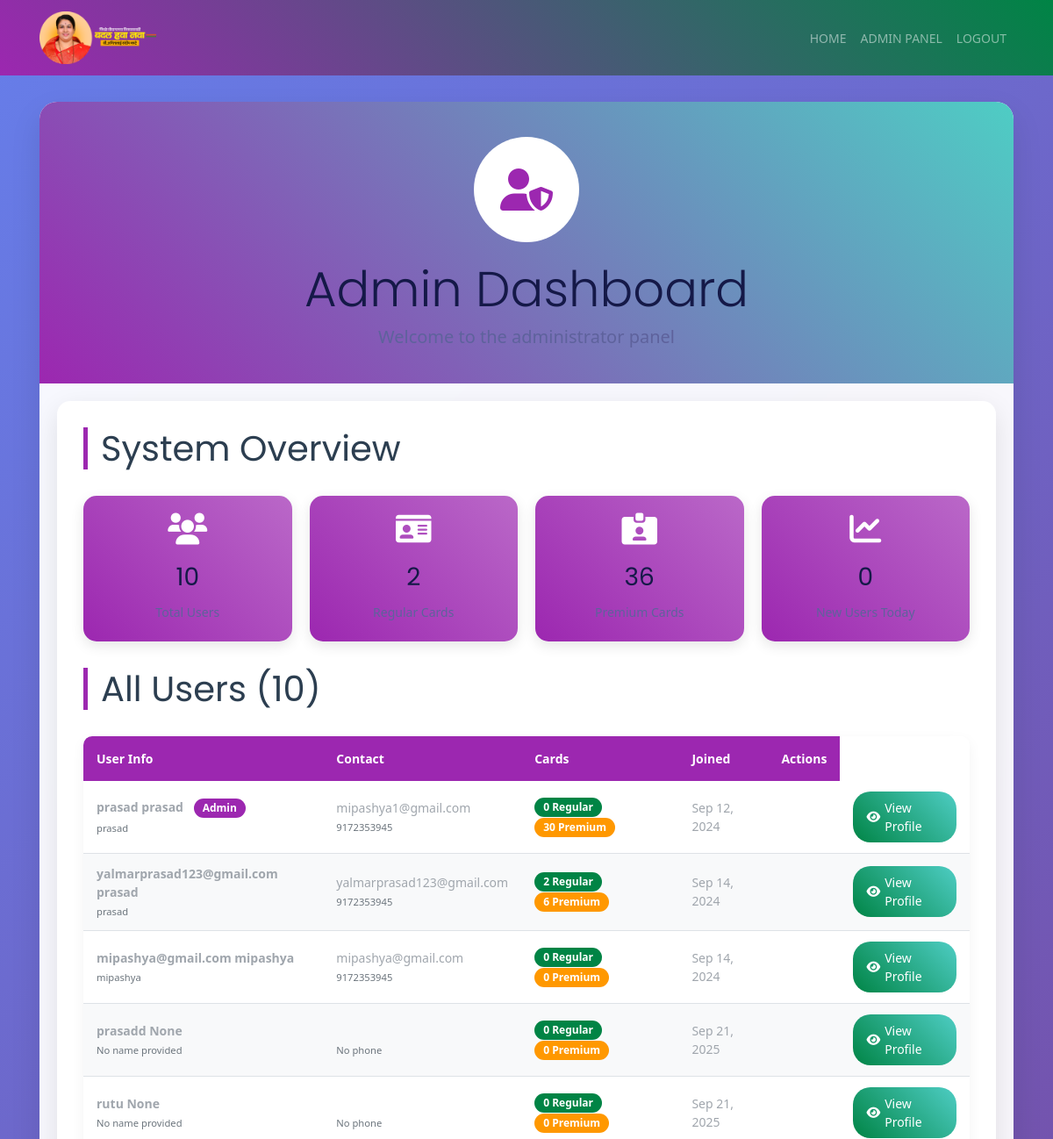
/profile/ (signed in, upper part), run on an earlier commit of the app's database.
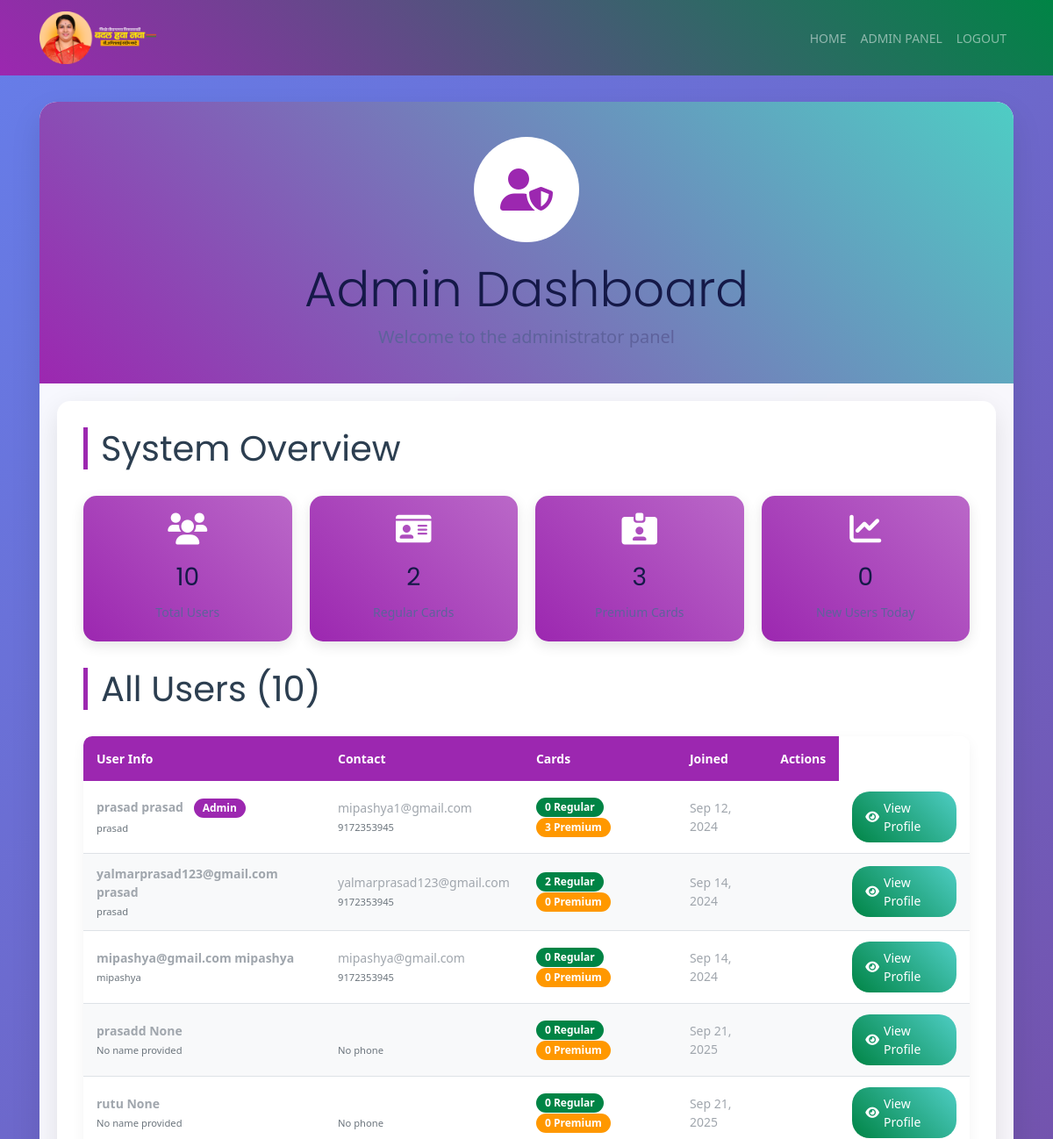
And on a later commit of the database.
### user/models.py (models this page shows)
class User(AbstractUser):
    name = models.CharField(max_length=50, blank=True, null=True)
    phone = models.CharField(max_length=20, blank=True, null=True)
    paid_member = models.BooleanField(default=False)
    is_verified = models.BooleanField(default=True)  # Set to True by default

### home/views.py (the view, shortened to what this page needs)
# urls.py: path('profile/', views.profile, name='profile'),
@login_required(login_url="user:signin")
def profile(request):
    user = request.user
    if user.is_superuser or user.is_staff:
        all_users = User.objects.all()
        users_with_counts = []
        for user_obj in all_users:
            regular_card_count = Detail.objects.filter(created_for=user_obj).count()
            premium_card_count = Detail_Primium.objects.filter(created_for=user_obj).count()
            users_with_counts.append({
                'user': user_obj,
                'regular_card_count': regular_card_count,
                'premium_card_count': premium_card_count
            })
        total_regular_cards = sum(user_data['regular_card_count'] for user_data in users_with_counts)
        total_premium_cards = sum(user_data['premium_card_count'] for user_data in users_with_counts)
        context = {
            "user": user,
            'users_with_counts': users_with_counts,
            'total_regular_cards': total_regular_cards,
            'total_premium_cards': total_premium_cards,
            'new_users_today': User.objects.filter(date_joined__date=timezone.now().date()).count(),
            'is_admin': True
        }
        return render(request, "home/profile.html", context)

### templates/home/profile.html (shortened to what the changed rows need)
{% block content %}
<!DOCTYPE html>
<html lang="en">
<head>
{% load static %}
  <link rel="stylesheet" href="{% static 'css/bootstrap.min.css' %}">
  <link rel="stylesheet" href="{% static 'css/animate.css' %}">
  <link rel="stylesheet" href="{% static 'css/LineIcons.css' %}">
  <link rel="stylesheet" href="{% static 'css/owl.carousel.css' %}">
  <link rel="stylesheet" href="{% static 'css/owl.theme.css' %}">
  <link rel="stylesheet" href="{% static 'css/magnific-popup.css' %}">
  <link rel="stylesheet" href="{% static 'css/nivo-lightbox.css' %}">
  <link rel="stylesheet" href="{% static 'css/main.css' %}">
  <link rel="stylesheet" href="{% static 'css/responsive.css' %}">
  <link rel="stylesheet" href="https://cdnjs.cloudflare.com/ajax/libs/font-awesome/6.0.0/css/all.min.css">
</head>
<body>
  <div class="container">
    <div class="profile-container">
      {% if is_admin %}
        <div class="profile-header">
          <div class="profile-avatar">
            <i class="fas fa-user-shield"></i>
          </div>
          <h2 class="display-4">Admin Dashboard</h2>
          <p class="lead">Welcome to the administrator panel</p>
        </div>
        <div class="admin-dashboard">
          <h3 class="card-section-title">System Overview</h3>
          <div class="admin-stats">
            <div class="stat-card">
              <i class="fas fa-users"></i>
              <h3>{{ users_with_counts|length }}</h3>
              <p>Total Users</p>
            </div>
            <div class="stat-card">
              <i class="fas fa-id-card"></i>
              <h3>{{ total_regular_cards }}</h3>
              <p>Regular Cards</p>
            </div>
            <div class="stat-card">
              <i class="fas fa-id-card-alt"></i>
              <h3>{{ total_premium_cards }}</h3>
              <p>Premium Cards</p>
            </div>
            <div class="stat-card">
              <i class="fas fa-chart-line"></i>
              <h3>{{ new_users_today }}</h3>
              <p>New Users Today</p>
            </div>
          </div>
          <h3 class="card-section-title">All Users ({{ users_with_counts|length }})</h3>
          <div class="user-table-container">
            <table class="user-table">
              <thead>
                <tr>
                  <th>User Info</th>
                  <th>Contact</th>
                  <th>Cards</th>
                  <th>Joined</th>
                  <th>Actions</th>
                </tr>
              </thead>
              <tbody>
                {% for user_data in users_with_counts %}
                  <tr>
                    <td>
                      <strong>{{ user_data.user.username }} {{ user_data.user.name }}</strong>
                      {% if user_data.user.is_superuser %}
                        <span class="badge badge-admin ml-2">Admin</span>
                      {% endif %}
                      <br>
                      <small class="text-muted">{{ user_data.user.name|default:"No name provided" }}</small>
                    </td>
                    <td>
                      {{ user_data.user.email }}<br>
                      <small class="text-muted">{{ user_data.user.phone|default:"No phone" }}</small>
                    </td>
                    <td>
                      <span class="badge badge-primary">{{ user_data.regular_card_count }} Regular</span>
                      <span class="badge badge-premium">{{ user_data.premium_card_count }} Premium</span>
                    </td>
                    <td>{{ user_data.user.date_joined|date:"M d, Y" }}</td>
                    <td>
                     <td>
    <a href="{% url 'admin_user_profile' user_data.user.id %}" class="btn-view-profile">
        <i class="fas fa-eye"></i> View Profile
    </a>
</td>
                    </td>
                  </tr>
                {% endfor %}
              </tbody>
            </table>
          </div>
        </div>
      {% endif %}
    </div>
  </div>
</body>
</html>
{% endblock content %}

What changed in the data, as far as the page shows it:
changed User "mipashya1@gmail.com": premium_card_count "30" → "3"
computed for User "yalmarprasad123@gmail.com": premium_card_count "6" → "0"
Also different on the page:
{{ total_premium_cards }}: "36" → "3"
